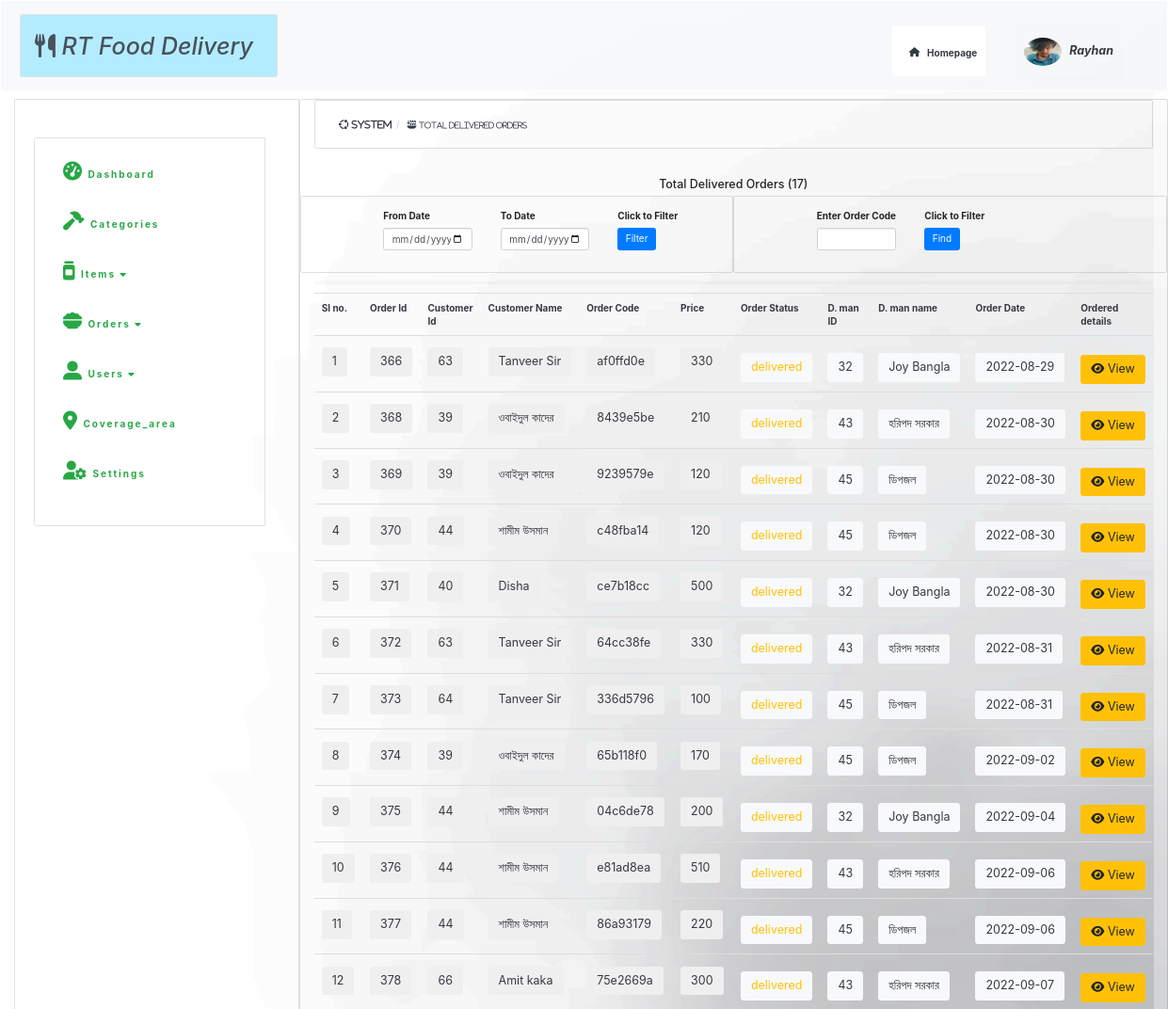
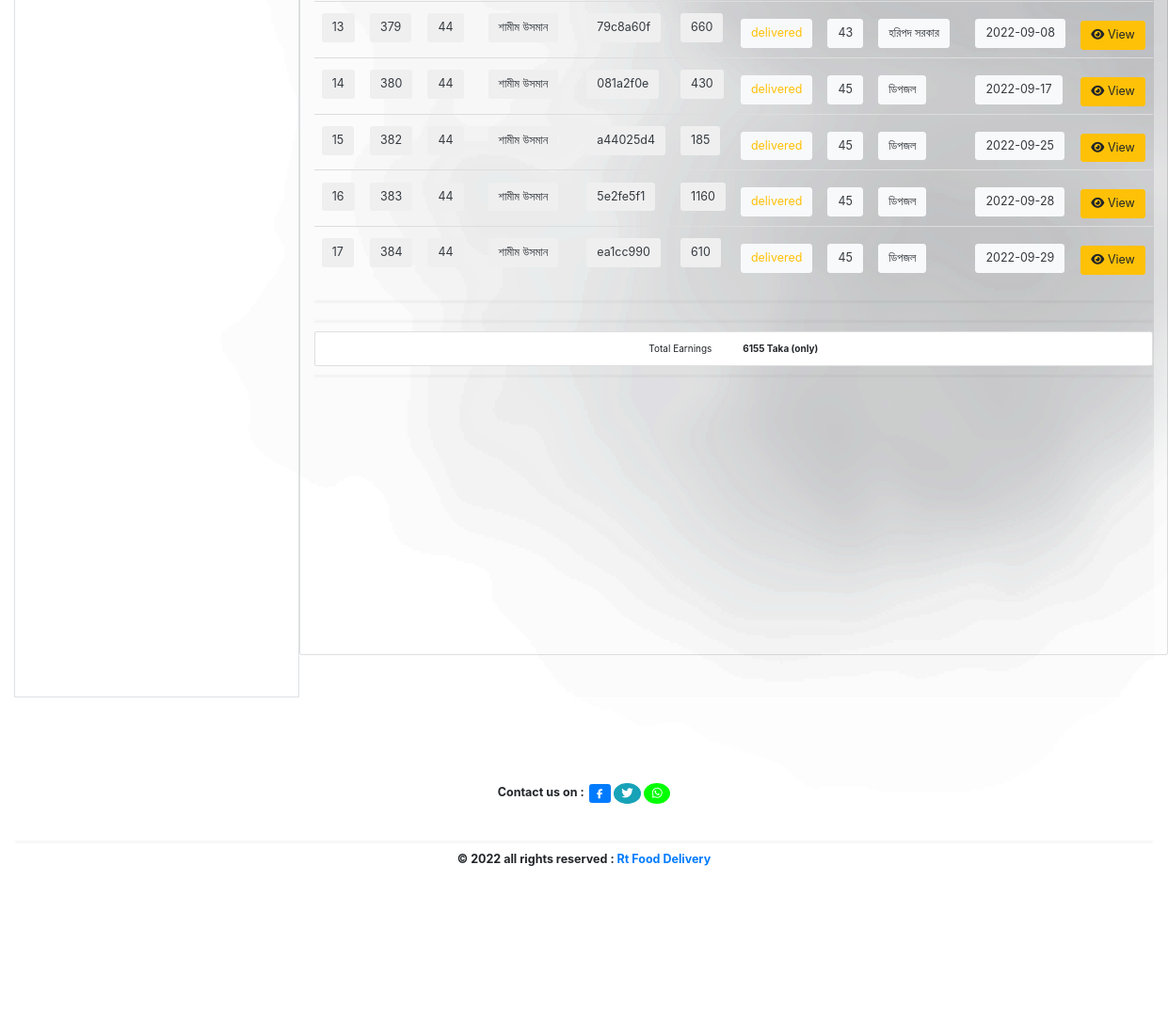
The app's page /admin/total_delivered_order.php (signed in) with its own data (2 pictures, top to bottom).
### tables this page shows
CREATE TABLE `confirm_order` (
  `confirm_order_id` int(255) NOT NULL,
  `user_id` int(255) NOT NULL,
  `order_code` varchar(255) NOT NULL,
  `total_money` int(200) NOT NULL,
  `order_status` varchar(20) NOT NULL,
  `delivery_man_id` varchar(13) NOT NULL,
  `order_processed_by` int(255) NOT NULL,
  `order_date` date DEFAULT NULL,
  `order_time` varchar(255) DEFAULT NULL,
  `delivered_time` varchar(255) NOT NULL
);

CREATE TABLE `users` (
  `user_id` int(11) NOT NULL,
  `first_name` varchar(32) NOT NULL,
  `last_name` varchar(32) NOT NULL,
  `username` varchar(32) NOT NULL,
  `mobile_number` int(11) NOT NULL,
  `email` varchar(255) NOT NULL,
  `user_image` text NOT NULL,
  `house_no` int(255) NOT NULL,
  `street` varchar(255) NOT NULL,
  `city` varchar(20) NOT NULL,
  `password` varchar(255) NOT NULL,
  `user_role` varchar(20) NOT NULL,
  `pass_proteect` varchar(255) NOT NULL DEFAULT '$2y$10$iusesomecrazystrings22',
  `token` varchar(255) NOT NULL,
  `status` varchar(20) NOT NULL
);

### admin/total_delivered_order.php (the view, shortened to what the rows shown need)
<?php include "./admin_page/header.php" ;
?>
    <div id="wrapper" class="background ">
        <div id="page-wrapper" class="background">
                <?php include "./admin_page/navigation.php" ?>
                <div class="container-fluid  background">
                        <div class="row bg-transparent">
                            <div class="col-lg-12 card bg-transparent">
                                                                            <br>
                                                                            <br>
                                                    <?php
                                                    if(!isset($_GET['source'])){
                                                                $rul ="SELECT * FROM confirm_order WHERE  order_status='delivered' ORDER BY confirm_order_id ASC";
                                                                $iko =mysqli_query($connect,$rul) ;
                                                                $numberta=mysqli_num_rows($iko);
                                                                if($numberta > 0){?>
                                                                    <table class="table table-hover border-bottom-3 table-borderless container-fluid bg-transparent">
                                                                        <tr class="text-dark">
                                                                        <th>Sl no.</th>
                                                                        <th>Order Id</th>
                                                                        <th>Customer Id</th>
                                                                        <th>Customer Name</th>
                                                                        <th>Order Code</th>
                                                                        <th>Price</th>
                                                                        <th>Order Status</th>
                                                                        <th>D. man ID</th>
                                                                        <th>D. man name</th>
                                                                        <th>Order Date</th>
                                                                        <th>Ordered details</th>
                                                                        </tr>
                                                                        <tbody>
                                                                    <?php
                                                                            $counnt =1;
                                                                            while($okkty=mysqli_fetch_assoc($iko)){
                                                                            $cconfirm_order_id =  $okkty['confirm_order_id'];
                                                                            $oorder_code =  $okkty['order_code'];
                                                                            $ddelivery_man_id =  $okkty['delivery_man_id'];
                                                                            $oorder_status =  $okkty['order_status'];
                                                                            $uuserr_id =  $okkty['user_id'];
                                                                            $total_money =  $okkty['total_money'];
                                                                            $orderrr_date =  $okkty['order_date'];
                                                                            $lll="SELECT * FROM users WHERE user_id='$uuserr_id'";
                                                                            $kkk=connection($lll);
                                                                            while($jjj=mysqli_fetch_assoc($kkk)){
                                                                                $usernamee =$jjj['username'];
                                                                            }
                                                                        echo "<tr>" ;
                                                                        echo "<td class='mt-3 pt-3 font-weight-bolder text-dark' style='font-size: 23px'><button class='btn btn-lg'>{$counnt}</button></td>";
                                                                        echo "<td class='mt-3 pt-3 font-weight-bolder text-dark' style='font-size: 23px'><button class='btn btn-lg'>{$cconfirm_order_id}</button></td>";
                                                                        echo "<td class='mt-3 pt-3 font-weight-bolder text-dark' style='font-size: 23px'><button class='btn btn-lg'>{$uuserr_id}</button></td>";
                                                                        echo "<td class='mt-3 pt-3 font-weight-bolder text-dark' style='font-size: 23px'><button class='btn btn-lg'>$usernamee</button></td>";
                                                                        echo "<td class='mt-3 pt-3 font-weight-bolder text-dark' style='font-size: 23px'><button class='btn btn-lg'>{$oorder_code}</button></td>";
                                                                        echo "<td class='mt-3 pt-3 font-weight-bolder text-dark' style='font-size: 23px'><button class='btn btn-lg'>{$total_money}</button></td>";
                                                                        echo "<td class='text-left'><a class='mt-3 btn text-warning btn-lg btn-light pt-2'>{$oorder_status}</a></td>";
                                                                        $dd="SELECT * FROM users WHERE user_id='$ddelivery_man_id'";
                                                                            $okkk=connection($dd);
                                                                            while($hmm=mysqli_fetch_assoc($okkk)){
                                                                                $d_man_name =$hmm['username'];
                                                                            }
                                                                            echo "<td class='text-left'><a class='mt-3 btn text-dark btn-lg btn-light pt-2'>{$ddelivery_man_id }</a></td>";
                                                                        echo "<td class='text-left'><a class='mt-3 btn text-dark btn-lg btn-light pt-2'>{$d_man_name }</a></td>";
                                                                        echo "<td class='text-left'><a class='mt-3 btn text-dark btn-lg btn-light pt-2'>{$orderrr_date }</a></td>";
                                                                        echo "<td class=' mt-5 pt-3'><a class='mt-3 btn btn-warning btn-lg' href='./total_delivered_order.php?source=view_details&order_code={$oorder_code}'><i class='fa-solid fa-eye'> </i> View</a></td>";
                                                                        echo "</tr>";
                                                                        ?>
                                                                                <?php $counnt ++ ;      } ?>
                                                                        </tbody>
                                                                            </table>
                                                                            <br>
                                                                            <br>
                                                                            <br>
                                                                            <br>
                                                                            <br>
                                                                            <br>
                                                                            <br>
                                                                            <br>
                                                                            <br>
                                                                            <br>
                                                                            <br>
                                                                            <br><br>
                                                                            <br>
                                                                            <br>
                                                                            <br>
                                                                            <br>
                                                                            <br>
                                                                            <br>
                                    <?php }} ?>
                            </div>
                        </div>
                        <br>
                        <br>
                        <br>
                </div>
        </div>
    </div>
    <?php include "admin_page/footer.php" ?>

### records on screen
confirm_order: confirm_order_id "366", user "63", user.username "Tanveer Sir", order_code "af0ffd0e", total_money "330", order_status "delivered", delivery_man "32", users.username "Joy Bangla", order_date "2022-08-29"
confirm_order: confirm_order_id "368", user "39", user.username "ওবাইদুল কাদের", order_code "8439e5be", total_money "210", order_status "delivered", delivery_man "43", users.username "হরিপদ সরকার", order_date "2022-08-30"
confirm_order: confirm_order_id "369", user "39", user.username "ওবাইদুল কাদের", order_code "9239579e", total_money "120", order_status "delivered", delivery_man "45", users.username "ডিপজল", order_date "2022-08-30"
confirm_order: confirm_order_id "370", user "44", user.username "শামীম উসমান", order_code "c48fba14", total_money "120", order_status "delivered", delivery_man "45", users.username "ডিপজল", order_date "2022-08-30"
confirm_order: confirm_order_id "371", user "40", user.username "Disha", order_code "ce7b18cc", total_money "500", order_status "delivered", delivery_man "32", users.username "Joy Bangla", order_date "2022-08-30"
confirm_order: confirm_order_id "372", user "63", user.username "Tanveer Sir", order_code "64cc38fe", total_money "330", order_status "delivered", delivery_man "43", users.username "হরিপদ সরকার", order_date "2022-08-31"
confirm_order: confirm_order_id "373", user "64", order_code "336d5796", total_money "100", order_status "delivered", delivery_man "45", users.username "ডিপজল", order_date "2022-08-31"
users: username "Tanveer Sir"
confirm_order: confirm_order_id "374", user "39", user.username "ওবাইদুল কাদের", order_code "65b118f0", total_money "170", order_status "delivered", delivery_man "45", users.username "ডিপজল", order_date "2022-09-02"
confirm_order: confirm_order_id "375", user "44", user.username "শামীম উসমান", order_code "04c6de78", total_money "200", order_status "delivered", delivery_man "32", users.username "Joy Bangla", order_date "2022-09-04"
confirm_order: confirm_order_id "376", user "44", user.username "শামীম উসমান", order_code "e81ad8ea", total_money "510", order_status "delivered", delivery_man "43", users.username "হরিপদ সরকার", order_date "2022-09-06"
confirm_order: confirm_order_id "377", user "44", user.username "শামীম উসমান", order_code "86a93179", total_money "220", order_status "delivered", delivery_man "45", users.username "ডিপজল", order_date "2022-09-06"
confirm_order: confirm_order_id "378", user "66", user.username "Amit kaka", order_code "75e2669a", total_money "300", order_status "delivered", delivery_man "43", users.username "হরিপদ সরকার", order_date "2022-09-07"
confirm_order: confirm_order_id "379", user "44", user.username "শামীম উসমান", order_code "79c8a60f", total_money "660", order_status "delivered", delivery_man "43", users.username "হরিপদ সরকার", order_date "2022-09-08"
confirm_order: confirm_order_id "380", user "44", user.username "শামীম উসমান", order_code "081a2f0e", total_money "430", order_status "delivered", delivery_man "45", users.username "ডিপজল", order_date "2022-09-17"
confirm_order: confirm_order_id "382", user "44", user.username "শামীম উসমান", order_code "a44025d4", total_money "185", order_status "delivered", delivery_man "45", users.username "ডিপজল", order_date "2022-09-25"
confirm_order: confirm_order_id "383", user "44", user.username "শামীম উসমান", order_code "5e2fe5f1", total_money "1160", order_status "delivered", delivery_man "45", users.username "ডিপজল", order_date "2022-09-28"
confirm_order: confirm_order_id "384", user "44", user.username "শামীম উসমান", order_code "ea1cc990", total_money "610", order_status "delivered", delivery_man "45", users.username "ডিপজল", order_date "2022-09-29"

### other values on screen
$_SESSION['username'] "Rayhan"
$numberta "17"
$total_money "6155"
